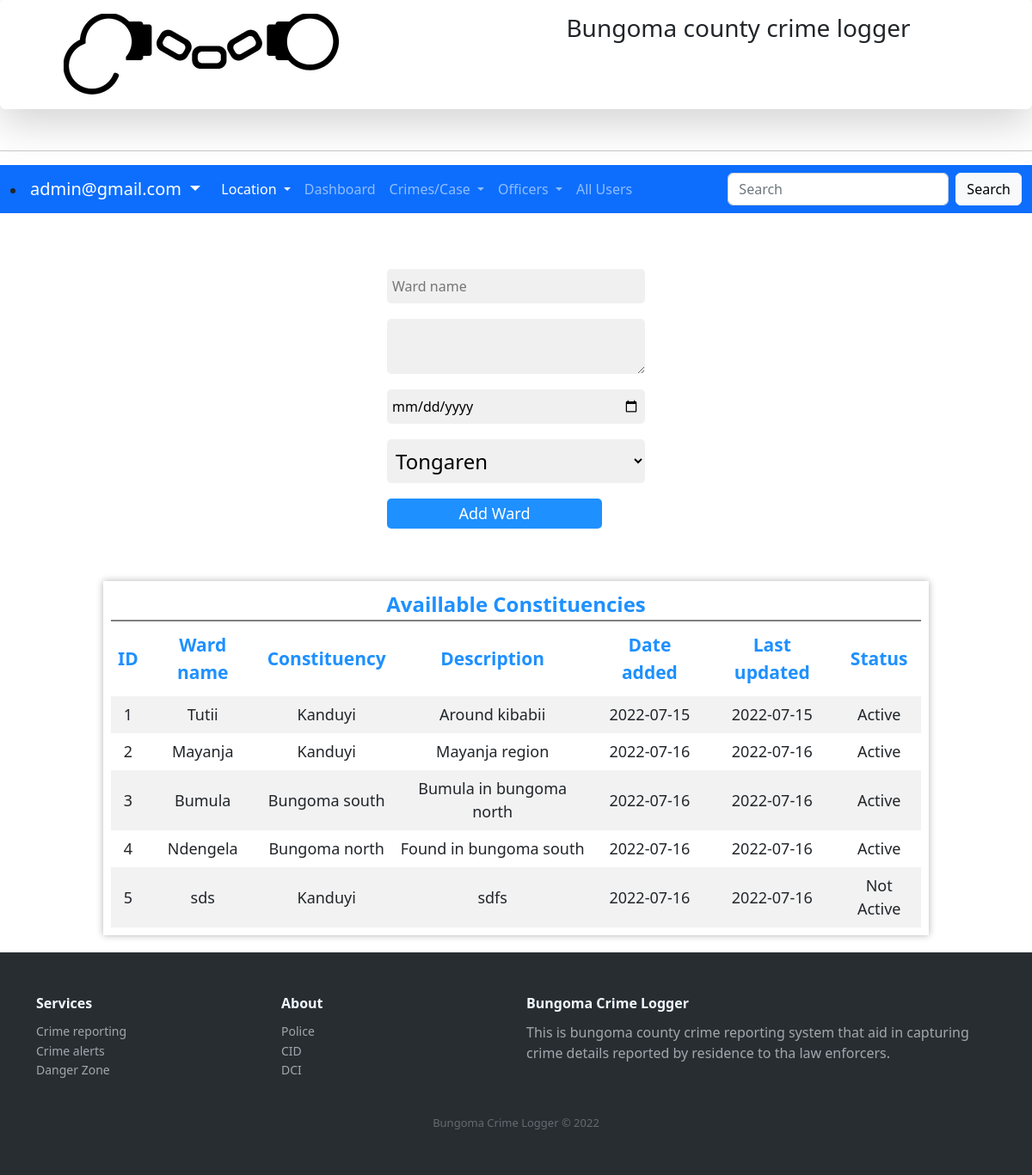
The app's page /addwards.php (signed in) with its own data.
### tables this page shows
CREATE TABLE IF NOT EXISTS `tblward` (
  `wardID` int(12) NOT NULL AUTO_INCREMENT,
  `wardname` varchar(255) NOT NULL,
  `description` varchar(255) NOT NULL,
  `dateadded` date NOT NULL,
  `dateupdated` date NOT NULL,
  `status` int(1) NOT NULL,
  `constituemcyID` int(12) NOT NULL,
  PRIMARY KEY (`wardID`),
  KEY `constit` (`constituemcyID`)
);

CREATE TABLE IF NOT EXISTS `tblconstituency` (
  `constituencyID` int(12) NOT NULL AUTO_INCREMENT,
  `constituencyname` varchar(255) NOT NULL,
  `description` varchar(255) NOT NULL,
  `dateadded` date NOT NULL,
  `dateupdated` date NOT NULL,
  `status` int(1) NOT NULL,
  `countyID` int(12) NOT NULL,
  PRIMARY KEY (`constituencyID`),
  KEY `cscn` (`countyID`)
);

### addwards.php (the view, shortened to what this page needs)
<?php require_once('Connections/crimecon.php'); ?>
<?php
$editFormAction = $_SERVER['PHP_SELF'];
if (isset($_SERVER['QUERY_STRING'])) {
  $editFormAction .= "?" . htmlentities($_SERVER['QUERY_STRING']);
}
$query_cmbconstituency = "SELECT tblconstituency.constituencyID, tblconstituency.constituencyname FROM tblconstituency WHERE tblconstituency.status =1";
$cmbconstituency = mysql_query($query_cmbconstituency, $crimecon) or die(mysql_error());
$row_cmbconstituency = mysql_fetch_assoc($cmbconstituency);
$maxRows_allwards = 10;
$pageNum_allwards = 0;
$startRow_allwards = $pageNum_allwards * $maxRows_allwards;
$query_allwards = "SELECT tblward.wardID, tblward.wardname, tblward.`description`, tblward.dateadded, tblward.dateupdated, tblward.status, tblward.constituemcyID, tblconstituency.constituencyname FROM tblward, tblconstituency WHERE tblconstituency.constituencyID = tblward.constituemcyID";
$query_limit_allwards = sprintf("%s LIMIT %d, %d", $query_allwards, $startRow_allwards, $maxRows_allwards);
$allwards = mysql_query($query_limit_allwards, $crimecon) or die(mysql_error());
$row_allwards = mysql_fetch_assoc($allwards);
?>
<!DOCTYPE html PUBLIC "-//W3C//DTD XHTML 1.0 Transitional//EN" "http://www.w3.org/TR/xhtml1/DTD/xhtml1-transitional.dtd">
<html xmlns="http://www.w3.org/1999/xhtml">
<head>
<link rel="stylesheet" type="text/css" href="customcss/myelements.css">
<link rel="stylesheet" type="text/css" href="customcss/navigation.css">
<link rel="stylesheet" type="text/css" href="css/bootstrap.min.css">
<link rel="stylesheet" href="https://cdnjs.cloudflare.com/ajax/libs/ionicons/2.0.1/css/ionicons.min.css">
</head>
<body>
<nav class="shadow-lg p-3 mb-5 bg-body rounded">
   <div class="logoholder">
    <div class="logo-holder">
      <img src="assets/logo/logo.png">
    </div>
    <div class="name-holder">
      <h3>Bungoma county crime logger</h3>
    </div>
   </div>
   </nav>
   <hr>
      <nav class="navbar navbar-expand-lg navbar-dark bg-primary">
  <div class="container-fluid">
      <li class="nav-item dropdown">
          <a class="navbar-brand dropdown-toggle" href="#" id="navbarDropdown" role="button" data-bs-toggle="dropdown" aria-expanded="false">
            <?php echo $_SESSION['username'] ?>
          </a>
        </li>
    <div class="collapse navbar-collapse" id="navbarSupportedContent">
      <ul class="navbar-nav me-auto mb-2 mb-lg-0">
        <li class="nav-item dropdown">
          <a class="nav-link dropdown-toggle  active" href="#" id="navbarDropdown" role="button" data-bs-toggle="dropdown" aria-expanded="false">
            Location
          </a>
        </li>
        <li class="nav-item">
          <a class="nav-link" href="dashboardadmin.php">Dashboard</a>
        </li>
        <li class="nav-item dropdown">
          <a class="nav-link dropdown-toggle" href="#" id="navbarDropdown" role="button" data-bs-toggle="dropdown" aria-expanded="false">
            Crimes/Case
          </a>
        </li>
        <li class="nav-item dropdown">
          <a class="nav-link dropdown-toggle" href="#" id="navbarDropdown" role="button" data-bs-toggle="dropdown" aria-expanded="false">
            Officers
          </a>
        </li>
        <li class="nav-item">
          <a class="nav-link" href="#">All Users</a>
        </li>
      </ul>
      <form class="d-flex">
        <input class="form-control me-2" type="search" placeholder="Search" aria-label="Search">
        <button class="btn btn-light" type="submit">Search</button>
      </form>
    </div>
  </div>
</nav>
<br><br>
<form action="<?php echo $editFormAction; ?>" method="post" name="form1" id="form1">
  <table align="center">
    <tr valign="baseline">
      <td><input type="text" name="wardname" value="" class="myinputtext" placeholder="Ward name" /></td>
    </tr>
    <tr valign="baseline">
      <td>
        <textarea name="description" placeholder="Ward description" class="myinputtext">
        </textarea>
      </td>
    </tr>
    <tr valign="baseline">
      <td><input type="date" name="dateadded" value="" class="myinputtext" /></td>
    </tr>
    <tr valign="baseline">
      <td>
         <select name="constituemcyID" class="myoption">
           <?php
do {
?>
           <option value="<?php echo $row_cmbconstituency['constituencyID']?>"<?php if (!(strcmp($row_cmbconstituency['constituencyID'], $row_cmbconstituency['constituencyID']))) {echo "selected=\"selected\"";} ?>><?php echo $row_cmbconstituency['constituencyname']?></option>
           <?php
} while ($row_cmbconstituency = mysql_fetch_assoc($cmbconstituency));
?>
         </select>
      </td>
    </tr>
    <tr valign="baseline">
      <td><input type="submit" value="Add Ward" class="mybutton" /></td>
    </tr>
  </table>
</form>
<p>&nbsp;</p>
<div class="scroll-table">
  <div class="table-holder">
    <div class="table-caption">
      <label class="largeText dodgerblueText">Availlable Constituencies <span></span></label>
    </div>
    <table>
      <thead>
  <tr>
    <th>ID</th>
    <th>Ward name</th>
    <th>Constituency</th>
    <th>Description</th>
    <th>Date added</th>
    <th>Last updated</th>
    <th>Status</th>
  </tr>
  </thead>
  <tbody>
 <?php do { ?>
    <tr>
      <td><?php echo $row_allwards['wardID']; ?></td>
      <td><?php echo $row_allwards['wardname']; ?></td>
      <td><?php echo $row_allwards['constituencyname']; ?></td>
      <td><?php echo $row_allwards['description']; ?></td>
      <td><?php echo $row_allwards['dateadded']; ?></td>
      <td><?php echo $row_allwards['dateupdated']; ?></td>
      <td><?php  if ($row_allwards['status'] == 1) {
        echo "Active";
      }else{
        echo "Not Active";
      }
         ?></td>
    </tr>
    <?php } while ($row_allwards = mysql_fetch_assoc($allwards)); ?>
    </tbody>
</table>
  </div>
  </div>
<div class="footer-dark">
        <footer>
            <div class="container">
                <div class="row">
                    <div class="col-sm-6 col-md-3 item">
                        <h3>Services</h3>
                        <ul>
                            <li><a href="#">Crime reporting</a></li>
                            <li><a href="#">Crime alerts</a></li>
                            <li><a href="#">Danger Zone </a></li>
                        </ul>
                    </div>
                    <div class="col-sm-6 col-md-3 item">
                        <h3>About</h3>
                        <ul>
                            <li><a href="#">Police</a></li>
                            <li><a href="#">CID</a></li>
                            <li><a href="#">DCI</a></li>
                        </ul>
                    </div>
                    <div class="col-md-6 item text">
                        <h3>Bungoma  Crime Logger</h3>
                        <p>This is bungoma county crime reporting system that aid in capturing crime details reported by residence to tha law enforcers.</p>
                    </div>
                </div>
                <p class="copyright">Bungoma  Crime Logger &copy; 2022</p>
            </div>
        </footer>
    </div>
</body>
</html>

### customcss/myelements.css (style rules this page uses)
.mybutton { padding: 4px 3px; background: dodgerblue; color: white; font-size: 18px; border-radius: 5px; outline: none; border: none; min-width: 250px; margin-top: 16px; }
.myinputtext { padding: 8px 6px; background: #f0f0f0; font-size: 16px; border-radius: 5px; outline: none; border: none; min-width: 300px; margin-top: 16px; }
.myoption { padding: 8px 6px; background: #f0f0f0; font-size: 24px; border-radius: 5px; outline: none; border: none; margin-top: 16px; min-width: 300px; }
.largeText { font-size: 24px; font-weight: bold; }
.dodgerblueText { color: dodgerblue; }
.scroll-table { overflow: hidden; overflow-x: scroll; }
.table-holder { background: #fff; width: 80%; min-width: 750px; margin-left: 10%; border: 1px solid #fff; box-shadow: 0 0 0.5rem 0 rgba(0 ,0,0,0.3); padding: 8px; margin-top: 20px; margin-bottom: 20px; }
.table-caption { display: flex; justify-content: center; width: 100%; border-bottom: 2px solid grey; }
.table-holder table { width: 100%; }
.table-holder thead { color: dodgerblue; font-size: 21px; text-align: center; background-color: #fff; }
.table-holder th { padding: 12px 8px; }
.table-holder td { text-align: center; font-size: 18px; padding: 8px 6px; }
.table-holder tbody tr:nth-child(odd) { background-color: #f2f2f2; }

### customcss/navigation.css (style rules this page uses)
.logoholder { display: flex; }
.logo-holder { width: 50%; padding-left: 5%; }
.name-holder { width: 50%; padding-left: 5%; }
.footer-dark { padding:50px 0; color:#f0f9ff; background-color:#282d32; }
.footer-dark h3 { margin-top:0; margin-bottom:12px; font-weight:bold; font-size:16px; }
.footer-dark ul { padding:0; list-style:none; line-height:1.6; font-size:14px; margin-bottom:0; }
.footer-dark ul a { color:inherit; text-decoration:none; opacity:0.6; }
.footer-dark .item.text { margin-bottom:36px; }
.footer-dark .item.text p { opacity:0.6; margin-bottom:0; }
.footer-dark .copyright { text-align:center; padding-top:24px; opacity:0.3; font-size:13px; margin-bottom:0; }

### records on screen
tblward: wardID "1", wardname "Tutii", constituemcyID.constituencyname "Kanduyi", description "Around kibabii", dateadded "2022-07-15", dateupdated "2022-07-15", status "Active"
tblward: wardID "2", wardname "Mayanja", constituemcyID.constituencyname "Kanduyi", description "Mayanja region", dateadded "2022-07-16", dateupdated "2022-07-16", status "Active"
tblward: wardID "3", wardname "Bumula", constituemcyID.constituencyname "Bungoma south", description "Bumula in bungoma north", dateadded "2022-07-16", dateupdated "2022-07-16", status "Active"
tblward: wardID "4", wardname "Ndengela", constituemcyID.constituencyname "Bungoma north", description "Found in bungoma south", dateadded "2022-07-16", dateupdated "2022-07-16", status "Active"
tblward: wardID "5", wardname "sds", constituemcyID.constituencyname "Kanduyi", description "sdfs", dateadded "2022-07-16", dateupdated "2022-07-16", status "Not Active"

### other values on screen
$_SESSION['username'] "admin@gmail.com"
form field constituemcyID "Tongaren"
